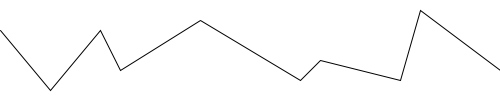
Frame 1 (no input)
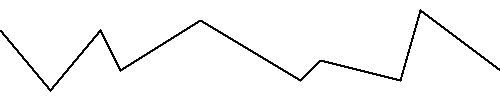
Frame 60 (the mouse pressed at the canvas centre just before this capture)
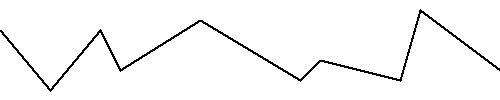
Frame 120 (the mouse held since frame 60 and released just before this capture)

The Processing sketch that drew these frames (run headless with seeded random() and noise(); from frame 60 on, the mouse is pressed at the canvas centre):

// Processing sketch: primersketch
// ── primersketch.pde
void setup() {
  size(500, 100);
  background(255);
}

void draw() {

  strokeWeight(1);
  noFill();
  beginShape();
  vertex(0,30);
  vertex(50, 90);
  vertex(100, 30);
  vertex(120, 70);
  vertex(200, 20);
  vertex(300, 80);
  vertex(320, 60);
  vertex(400, 80);
  vertex( 420, 10);
  vertex(500, 70);
  endShape();
}
